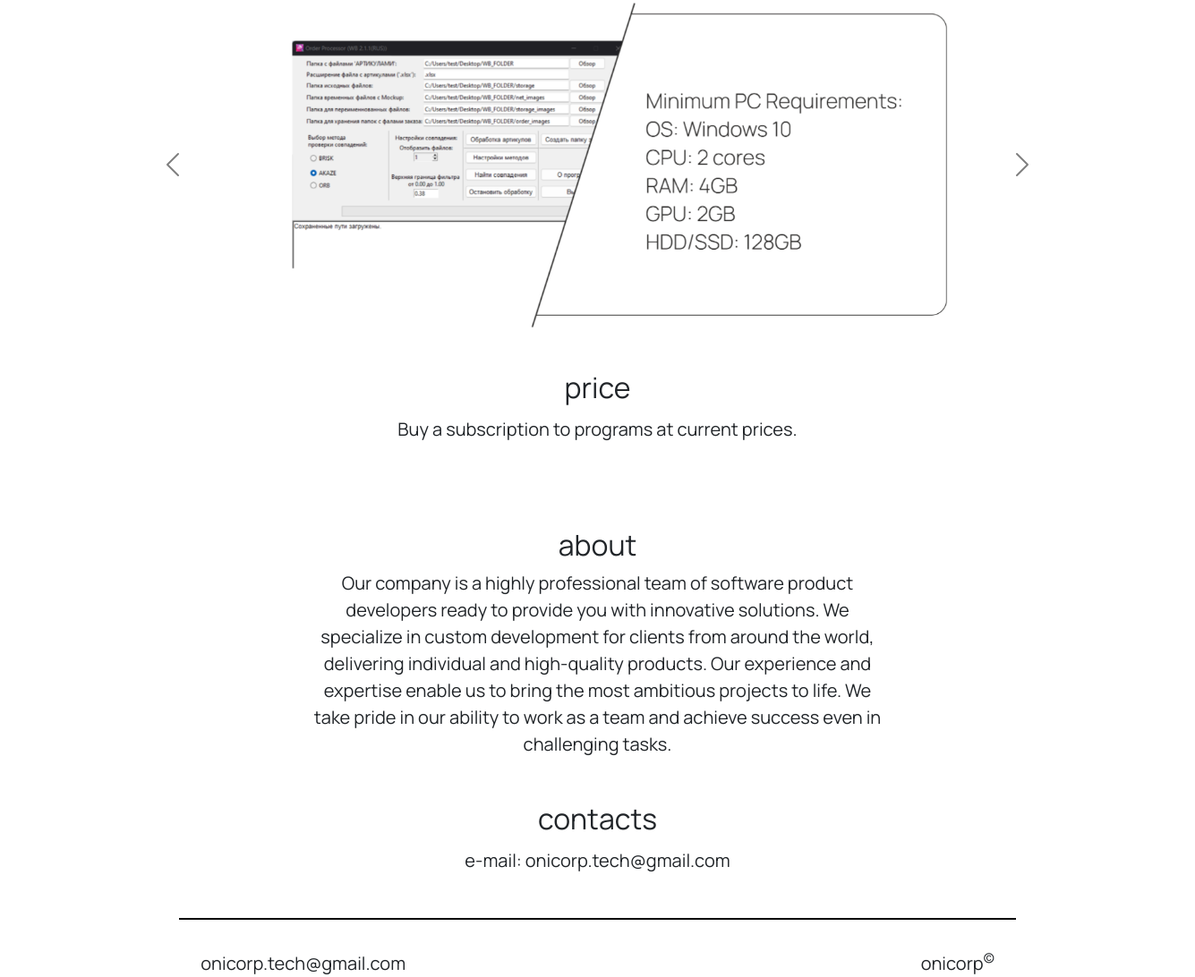
The app's page / (lower part), older data.
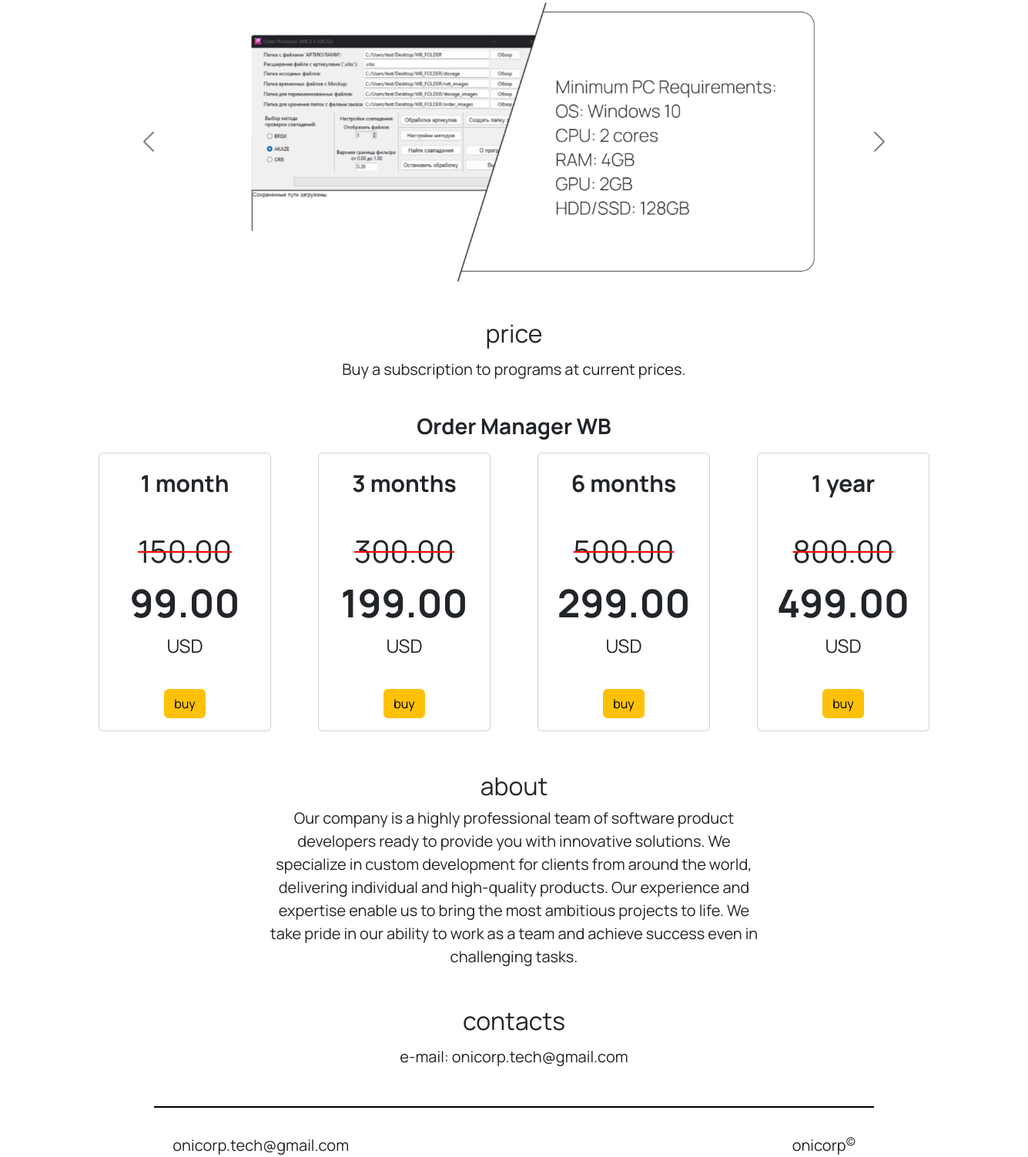
The same page, newer data.
### shop/models.py (models this page shows, shortened)
class Category(models.Model):
    category_name = models.CharField(max_length=255)
    created_at = models.DateTimeField(default=timezone.now)
    def __str__(self):
        return self.category_name

class Product_def(models.Model):
    product_name = models.CharField(max_length=255)
    category_name = models.ForeignKey(Category, on_delete=models.CASCADE)
    product_price = models.DecimalField(max_digits=10, decimal_places=2)
    currency_type = models.CharField(max_length=255)
    license_term = models.CharField(max_length=255)
    class Meta:
        abstract = True # Это указывает Django, что этот класс не должен иметь своей таблицы в базе данных

class Product(Product_def):
    old_price = models.DecimalField(max_digits=10, decimal_places=2)
    stripe_api = models.CharField(max_length=255)
    created_at = models.DateTimeField(default=timezone.now)

### shop/views.py (the view)
# urls.py: path('', views.index, name='index'),
def index(request):
    products = Product.objects.all()
    categories = Category.objects.all()
    return render(request, 'index.html', {'products': products, 'categories': categories})

### shop/templates/index.html (shortened to what the changed rows need)
<!DOCTYPE html>
<html lang="ru">
    <head>
        {% load i18n %}
        {% load static %}
        <link rel="stylesheet" href="../static/bootstrap.min.css">
        <link rel="stylesheet" href="../static/styles.css">
    </head>
    <body>
        <section id="price" class="price my-5 ">
            <div class="container text-center ">
                <h2>{% trans "price" %}</h2>
                <div class="row my-3">
                    {% for category in categories %}
                            <span  style="font-size: 28px; font-weight: bold;  margin-top: 20px; margin-bottom: 10px;">{{ category.category_name }}</span>
                            {% for product in products %}
                                {% if product.category_name == category %}
                                    <div class="col-lg-3 col-md-6 col-12">
                                        <div class="card mx-auto my-1" style="width: 14rem;">
                                            <div class="card-body">
                                                <span class="license-term" style="font-size: 30px; font-weight: bold">{% trans product.license_term %}</span>
                                                <br>
                                                <br>
                                                <span class="text-strike" style="font-size: 40px;">{{product.old_price}}</span>
                                                <br>
                                                <span class="product-price" style="font-size: 50px; font-weight: bold">{{product.product_price}}</span>
                                                <br>
                                                <span>{{product.currency_type}}</span>
                                                <br>
                                                <br>
                                                <button type="button" class="btn btn-warning" onclick="redirectToPayment('{{ product.product_name }}', '{{ product.license_term }}', '{{ product.category_name }}', '{{ product.product_price }}', '{{ product.currency_type }}')">{% trans "buy" %}</button>
                                            </div>
                                        </div>
                                    </div>
                                {% endif %}
                            {% endfor %}
                    {% endfor %}
                </div>
            </div>
        </section>
        <section id="about" class="about my-5">
            <div class="container text-center">
                <h2>{% trans "about" %}</h2>
            </div>
        </section>
        <section id="contacts" class="contacts my-5">
            <div class="container text-center">
                <h2>{% trans "contacts" %}</h2>
            </div>
        </section>
    </body>
</html>

Row changes from the older to the newer data that the page shows:
now on this page (row edited): Category: category_name "Order Manager WB"
now on this page (row edited): Product: old_price "150.00", product_price "99.00", currency_type "USD"
now on this page (row edited): Product: old_price "300.00", product_price "199.00", currency_type "USD"
now on this page (row edited): Product: old_price "500.00", product_price "299.00", currency_type "USD"
now on this page (row edited): Product: old_price "800.00", product_price "499.00", currency_type "USD"
